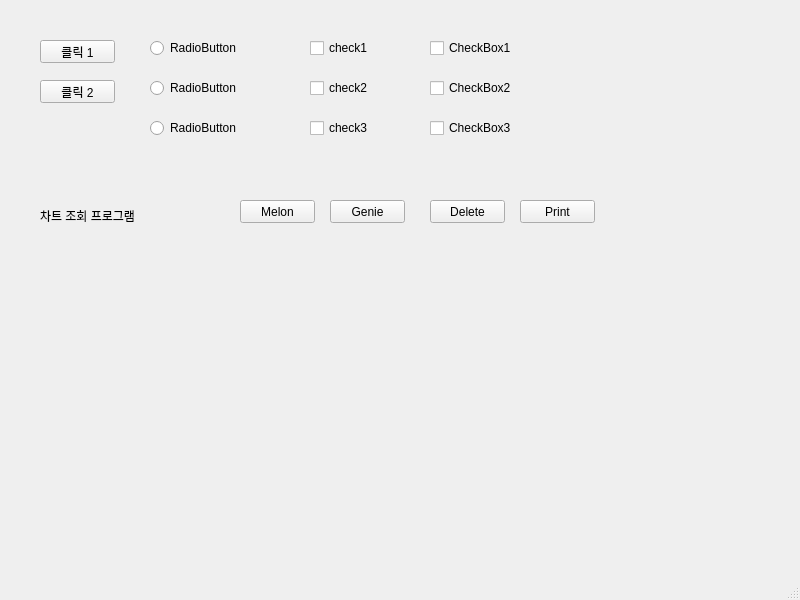
<?xml version="1.0" encoding="UTF-8"?>
<ui version="4.0">
 <class>MainWindow</class>
 <widget class="QMainWindow" name="MainWindow">
  <property name="geometry">
   <rect>
    <x>0</x>
    <y>0</y>
    <width>800</width>
    <height>600</height>
   </rect>
  </property>
  <property name="windowTitle">
   <string>MainWindow</string>
  </property>
  <widget class="QWidget" name="centralwidget">
   <widget class="QPushButton" name="pushButton_1">
    <property name="geometry">
     <rect>
      <x>40</x>
      <y>40</y>
      <width>75</width>
      <height>23</height>
     </rect>
    </property>
    <property name="text">
     <string>클릭 1</string>
    </property>
   </widget>
   <widget class="QPushButton" name="pushButton_2">
    <property name="geometry">
     <rect>
      <x>40</x>
      <y>80</y>
      <width>75</width>
      <height>23</height>
     </rect>
    </property>
    <property name="text">
     <string>클릭 2</string>
    </property>
   </widget>
   <widget class="QRadioButton" name="radioButton_1">
    <property name="geometry">
     <rect>
      <x>150</x>
      <y>40</y>
      <width>90</width>
      <height>16</height>
     </rect>
    </property>
    <property name="text">
     <string>RadioButton</string>
    </property>
   </widget>
   <widget class="QRadioButton" name="radioButton_2">
    <property name="geometry">
     <rect>
      <x>150</x>
      <y>80</y>
      <width>90</width>
      <height>16</height>
     </rect>
    </property>
    <property name="text">
     <string>RadioButton</string>
    </property>
   </widget>
   <widget class="QRadioButton" name="radioButton_3">
    <property name="geometry">
     <rect>
      <x>150</x>
      <y>120</y>
      <width>90</width>
      <height>16</height>
     </rect>
    </property>
    <property name="text">
     <string>RadioButton</string>
    </property>
   </widget>
   <widget class="QCheckBox" name="check1">
    <property name="geometry">
     <rect>
      <x>310</x>
      <y>40</y>
      <width>81</width>
      <height>16</height>
     </rect>
    </property>
    <property name="text">
     <string>check1</string>
    </property>
   </widget>
   <widget class="QCheckBox" name="check2">
    <property name="geometry">
     <rect>
      <x>310</x>
      <y>80</y>
      <width>81</width>
      <height>16</height>
     </rect>
    </property>
    <property name="text">
     <string>check2</string>
    </property>
   </widget>
   <widget class="QCheckBox" name="check3">
    <property name="geometry">
     <rect>
      <x>310</x>
      <y>120</y>
      <width>81</width>
      <height>16</height>
     </rect>
    </property>
    <property name="text">
     <string>check3</string>
    </property>
   </widget>
   <widget class="QCheckBox" name="checkBox1">
    <property name="geometry">
     <rect>
      <x>430</x>
      <y>40</y>
      <width>101</width>
      <height>16</height>
     </rect>
    </property>
    <property name="text">
     <string>CheckBox1</string>
    </property>
   </widget>
   <widget class="QCheckBox" name="checkBox2">
    <property name="geometry">
     <rect>
      <x>430</x>
      <y>80</y>
      <width>101</width>
      <height>16</height>
     </rect>
    </property>
    <property name="text">
     <string>CheckBox2</string>
    </property>
   </widget>
   <widget class="QCheckBox" name="checkBox3">
    <property name="geometry">
     <rect>
      <x>430</x>
      <y>120</y>
      <width>101</width>
      <height>16</height>
     </rect>
    </property>
    <property name="text">
     <string>CheckBox3</string>
    </property>
   </widget>
   <widget class="QLabel" name="label">
    <property name="geometry">
     <rect>
      <x>40</x>
      <y>200</y>
      <width>201</width>
      <height>31</height>
     </rect>
    </property>
    <property name="text">
     <string>차트 조회 프로그램</string>
    </property>
   </widget>
   <widget class="QPushButton" name="melonButton">
    <property name="geometry">
     <rect>
      <x>240</x>
      <y>200</y>
      <width>75</width>
      <height>23</height>
     </rect>
    </property>
    <property name="text">
     <string>Melon</string>
    </property>
   </widget>
   <widget class="QPushButton" name="genieButton">
    <property name="geometry">
     <rect>
      <x>330</x>
      <y>200</y>
      <width>75</width>
      <height>23</height>
     </rect>
    </property>
    <property name="text">
     <string>Genie</string>
    </property>
   </widget>
   <widget class="QPushButton" name="printButton">
    <property name="geometry">
     <rect>
      <x>520</x>
      <y>200</y>
      <width>75</width>
      <height>23</height>
     </rect>
    </property>
    <property name="text">
     <string>Print</string>
    </property>
   </widget>
   <widget class="QPushButton" name="deleteButton">
    <property name="geometry">
     <rect>
      <x>430</x>
      <y>200</y>
      <width>75</width>
      <height>23</height>
     </rect>
    </property>
    <property name="text">
     <string>Delete</string>
    </property>
   </widget>
  </widget>
  <widget class="QMenuBar" name="menubar">
   <property name="geometry">
    <rect>
     <x>0</x>
     <y>0</y>
     <width>800</width>
     <height>21</height>
    </rect>
   </property>
  </widget>
  <widget class="QStatusBar" name="statusbar"/>
 </widget>
 <resources/>
 <connections/>
</ui>
